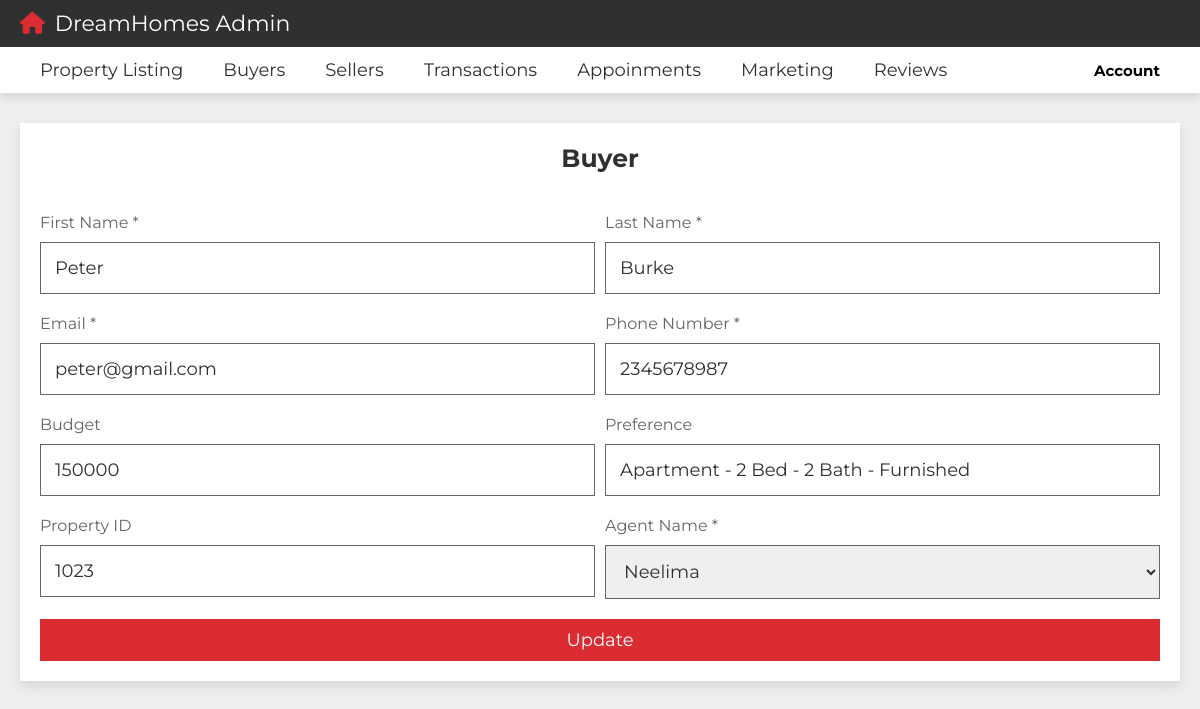
The app's page /project/admin_edit_buyer.php?B_ID=3001 (signed in) with its own data.
### tables this page shows
CREATE TABLE `Buyer` (
  `B_ID` int NOT NULL AUTO_INCREMENT,
  `First_Name` varchar(30) NOT NULL,
  `Last_Name` varchar(30) NOT NULL,
  `Email` varchar(45) NOT NULL,
  `Phone_Number` varchar(10) NOT NULL,
  `Budget` decimal(10,0) DEFAULT NULL,
  `Preference` varchar(200) DEFAULT NULL,
  `P_Id` int NOT NULL,
  `A_Id` int NOT NULL,
  PRIMARY KEY (`B_ID`,`A_Id`),
  UNIQUE KEY `Phone_Number_UNIQUE` (`Phone_Number`),
  KEY `fk_Buyer_Agent_idx` (`A_Id`)
);

### project/admin_edit_buyer_form.php (the view, shortened to what this page needs)
<section class="filters" style="padding-bottom: 0;">
    <form action="" method="post">
        <h3>Buyer</h3>
            <div class="flex">
                <div class="box">
                <p>First Name *</p>
                <input type="text" name="First_Name" required maxlength="50" placeholder="Enter First Name" class="input" value="<?php echo $row['First_Name']; ?>">
                </div>
                <div class="box">
                <p>Last Name *</p>
                <input type="text" name="Last_Name" required maxlength="50" placeholder="Enter Last Name" class="input" value="<?php echo $row['Last_Name']; ?>">
                </div>
                <div class="box">
                <p>Email *</p>
                <input type="text" name="Email" required maxlength="50" placeholder="Enter Email" class="input" value="<?php echo $row['Email']; ?>">
                </div>
                <div class="box">
                <p>Phone Number *</p>
                <input type="text" name="Phone_Number" required maxlength="50" placeholder="Enter Phone Number" class="input" value="<?php echo $row['Phone_Number']; ?>">
                </div>
                <div class="box">
                <p>Budget</p>
                <input type="text" name="Budget" maxlength="50" placeholder="Enter the Budget" class="input" value="<?php echo $row['Budget']; ?>">
                </div>
                <div class="box">
                <p>Preference</p>
                <input type="text" name="Preference" maxlength="50" placeholder="Enter the Preferences" class="input" value="<?php echo $row['Preference']; ?>">
                </div>
                <div class="box">
                <p>Property ID</p>
                <input type="text" name="P_Id" maxlength="50" placeholder="Enter Property ID" class="input" value="<?php echo $row['P_Id']; ?>">
                </div>
                <div class="box">
                <p>Agent Name *</p>
                <select name="A_Id" class="input" required value="<?php echo $row['A_Id']; ?>">
                    <option value="5051">Neelima</option>
                </select>
                </div>
            </div>
        <input type="submit" value="Update" name="update" class="btn">
    </form>
</section>

### project/css/style.css (style rules this page uses)
:root { --main-color:#DA2C32; --light-color:#666; --light-bg:#eee; --white:#fff; --black:#303030; --border:.1rem solid var(--light-color); --box-shodow:0 .5rem 1rem rgba(0,0,0,.1); }
* { font-family: 'Montserrat', sans-serif; margin: 0; padding: 0; box-sizing: border-box; outline: none; border: none; text-decoration: none; }
html { font-size: 62.5%; overflow-x: hidden; scroll-behavior: smooth; scroll-padding-top: 10rem; }
body { background-color: var(--light-bg); }
section { padding: 3rem 2rem; max-width: 1200px; margin: 0 auto; }
.btn, .inline-btn { margin-top: 1rem; padding: 1rem 3rem; background-color: var(--main-color); color: var(--white); cursor: pointer; text-align: center; font-size: 1.8rem; text-transform: capitalize; }
.btn { display: block; width: 100%; }
.filters form { background-color: var(--white); box-shadow: var(--box-shodow); padding: 2rem; }
.filters form h3 { font-size: 2.5rem; padding-bottom: 2rem; color: var(--black); text-transform: capitalize; text-align: center; }
.filters form .flex { display: flex; gap: 1rem; flex-wrap: wrap; }
.filters form .flex .box { flex: 1 1 40rem; }
.filters form .flex .box .input { width: 100%; margin: 1rem 0; font-size: 1.8rem; color: var(--black); border: var(--border); padding: 1.4rem; }
.filters form .flex .box p { font-size: 1.6rem; color: var(--light-color); }
h3 { color: #333; font-size: 36px; margin-bottom: 20px; }

### records on screen
buyer: First_Name "Peter", Last_Name "Burke", Email "peter@gmail.com", Phone_Number "2345678987", Budget "150000", Preference "Apartment - 2 Bed - 2 Bath - Furnished", P_Id "1023", A_Id "Neelima"
